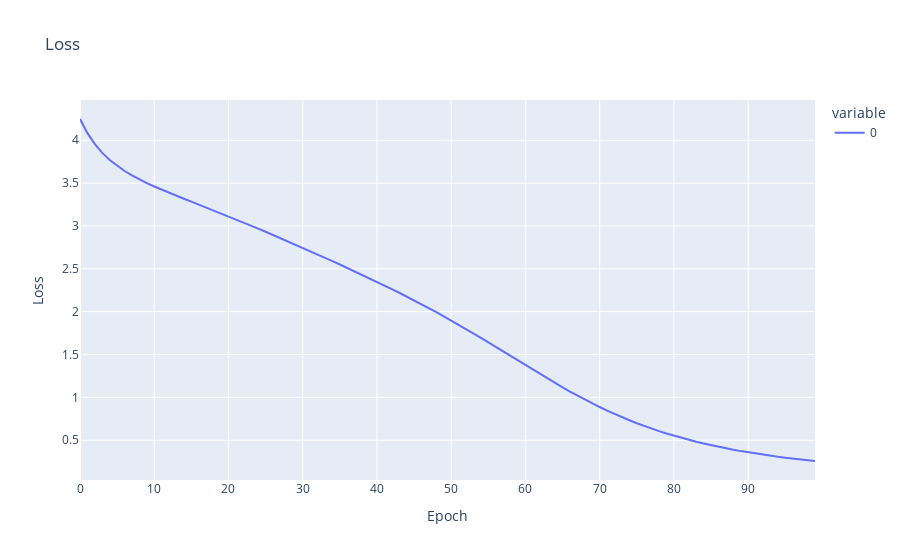

The notebook cell saved with this chart:
### Code cell
fig = px.line(gru_losses, title="Loss")
fig.update_layout(
    xaxis_title="Epoch",
    yaxis_title="Loss",)
fig.show()

### Figure 1 — Plotly figure (JSON) as saved in the notebook; plotly's stock layout.template omitted (floating-point values rounded to 4 significant figures)
{"data": [{"hovertemplate": "variable=0<br>index=%{x}<br>value=%{y}<extra></extra>", "legendgroup": "0", "line": {"color": "#636efa", "dash": "solid"}, "marker": {"symbol": "circle"}, "mode": "lines", "name": "0", "orientation": "v", "showlegend": true, "type": "scatter", "x": [0, 1, 2, 3, 4, 5, 6, 7, 8, 9, 10, 11, 12, 13, 14, 15, 16, 17, 18, 19, 20, 21, 22, 23, 24, 25, 26, 27, 28, 29, 30, 31, 32, 33, 34, 35, 36, 37, 38, 39, 40, 41, 42, 43, 44, 45, 46, 47, 48, 49, 50, 51, 52, 53, 54, 55, 56, 57, 58, 59, 60, 61, 62, 63, 64, 65, 66, 67, 68, 69, 70, 71, 72, 73, 74, 75, 76, 77, 78, 79, 80, 81, 82, 83, 84, 85, 86, 87, 88, 89, 90, 91, 92, 93, 94, 95, 96, 97, 98, 99], "xaxis": "x", "y": [4.248, 4.083, 3.955, 3.853, 3.77, 3.701, 3.641, 3.589, 3.543, 3.5, 3.461, 3.423, 3.387, 3.352, 3.318, 3.284, 3.25, 3.216, 3.182, 3.147, 3.112, 3.077, 3.041, 3.005, 2.969, 2.932, 2.895, 2.858, 2.82, 2.782, 2.744, 2.706, 2.667, 2.628, 2.589, 2.55, 2.51, 2.47, 2.43, 2.389, 2.348, 2.306, 2.263, 2.22, 2.177, 2.132, 2.087, 2.041, 1.994, 1.946, 1.897, 1.847, 1.797, 1.746, 1.694, 1.641, 1.588, 1.535, 1.482, 1.428, 1.375, 1.322, 1.269, 1.218, 1.167, 1.117, 1.068, 1.021, 0.9745, 0.93, 0.8871, 0.8459, 0.8064, 0.7687, 0.7326, 0.6983, 0.6657, 0.6348, 0.6055, 0.5777, 0.5515, 0.5267, 0.5033, 0.4812, 0.4604, 0.4407, 0.4222, 0.4047, 0.3882, 0.3727, 0.358, 0.3441, 0.331, 0.3186, 0.3069, 0.2959, 0.2854, 0.2755, 0.2661, 0.2572], "yaxis": "y"}], "layout": {"legend": {"title": {"text": "variable"}, "tracegroupgap": 0}, "title": {"text": "Loss"}, "xaxis": {"anchor": "y", "domain": [0, 1], "title": {"text": "Epoch"}}, "yaxis": {"anchor": "x", "domain": [0, 1], "title": {"text": "Loss"}}}}
